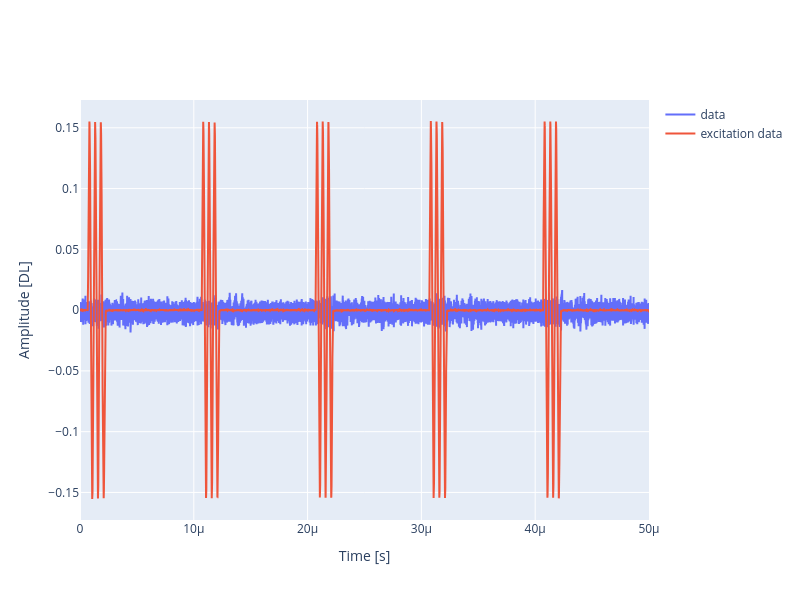

The cell this chart's notebook holds for it:
### Code cell
# Plot PCD data and the excitation sound wave
fft_lim = 5
fig = make_subplots(rows=1, cols=1)
fig.add_trace( go.Scatter(x=t_plot, y=data, mode='lines',name='data'),
              row=1,col=1)
fig.add_trace( go.Scatter(x=t_plot, y=excitation_data ,mode='lines', name = 'excitation data'),
              row=1,col=1)

fig.update_layout(height=600, width=800,
                  xaxis1 = dict(title='Time [s]'),
                  yaxis1 = dict(title='Amplitude [DL]'),)
fig.show()

### Figure 1 — Plotly figure (JSON) as saved in the notebook; plotly's stock layout.template omitted (floating-point values rounded to 4 significant figures; data arrays with more than 128 entries replaced by an {"elided": "..."} marker saying what was removed)
{"data": [{"mode": "lines", "name": "data", "type": "scatter", "x": {"elided": "25002 float values"}, "xaxis": "x", "y": {"elided": "25002 float values"}, "yaxis": "y"}, {"mode": "lines", "name": "excitation data", "type": "scatter", "x": {"elided": "25002 float values"}, "xaxis": "x", "y": {"elided": "25002 float values"}, "yaxis": "y"}], "layout": {"height": 600, "width": 800, "xaxis": {"anchor": "y", "domain": [0, 1], "title": {"text": "Time [s]"}}, "yaxis": {"anchor": "x", "domain": [0, 1], "title": {"text": "Amplitude [DL]"}}}}
